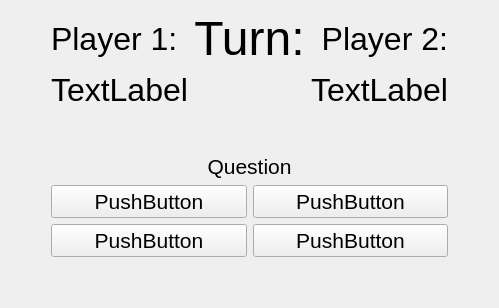
      <widget class="QWidget" name="ui_questionmenu">
       <layout class="QGridLayout" name="gridLayout_9">
        <item row="0" column="0">
         <spacer name="horizontalSpacer_14">
          <property name="orientation">
           <enum>Qt::Horizontal</enum>
          </property>
          <property name="sizeHint" stdset="0">
           <size>
            <width>40</width>
            <height>20</height>
           </size>
          </property>
         </spacer>
        </item>
        <item row="0" column="2">
         <spacer name="horizontalSpacer_15">
          <property name="orientation">
           <enum>Qt::Horizontal</enum>
          </property>
          <property name="sizeHint" stdset="0">
           <size>
            <width>40</width>
            <height>20</height>
           </size>
          </property>
         </spacer>
        </item>
        <item row="0" column="1">
         <layout class="QGridLayout" name="gridLayout_8">
          <item row="3" column="0">
           <layout class="QGridLayout" name="gridLayout_11">
            <property name="topMargin">
             <number>0</number>
            </property>
            <item row="1" column="1">
             <widget class="QPushButton" name="ui_qm_ans4">
              <property name="font">
               <font>
                <pointsize>16</pointsize>
               </font>
              </property>
              <property name="text">
               <string>PushButton</string>
              </property>
             </widget>
            </item>
            <item row="1" column="0">
             <widget class="QPushButton" name="ui_qm_ans3">
              <property name="font">
               <font>
                <pointsize>16</pointsize>
               </font>
              </property>
              <property name="text">
               <string>PushButton</string>
              </property>
             </widget>
            </item>
            <item row="0" column="0">
             <widget class="QPushButton" name="ui_qm_ans1">
              <property name="font">
               <font>
                <pointsize>16</pointsize>
               </font>
              </property>
              <property name="text">
               <string>PushButton</string>
              </property>
             </widget>
            </item>
            <item row="0" column="1">
             <widget class="QPushButton" name="ui_qm_ans2">
              <property name="font">
               <font>
                <pointsize>16</pointsize>
               </font>
              </property>
              <property name="text">
               <string>PushButton</string>
              </property>
             </widget>
            </item>
           </layout>
          </item>
          <item row="1" column="0">
           <spacer name="verticalSpacer_13">
            <property name="orientation">
             <enum>Qt::Vertical</enum>
            </property>
            <property name="sizeType">
             <enum>QSizePolicy::Fixed</enum>
            </property>
            <property name="sizeHint" stdset="0">
             <size>
              <width>20</width>
              <height>40</height>
             </size>
            </property>
           </spacer>
          </item>
          <item row="0" column="0">
           <layout class="QGridLayout" name="gridLayout_10">
            <item row="0" column="2">
             <widget class="QLabel" name="ui_qm_p2label">
              <property name="font">
               <font>
                <pointsize>24</pointsize>
               </font>
              </property>
              <property name="text">
               <string>Player 2:</string>
              </property>
              <property name="alignment">
               <set>Qt::AlignRight|Qt::AlignTrailing|Qt::AlignVCenter</set>
              </property>
             </widget>
            </item>
            <item row="1" column="0">
             <widget class="QLabel" name="ui_qm_p1score">
              <property name="font">
               <font>
                <pointsize>24</pointsize>
               </font>
              </property>
              <property name="text">
               <string>TextLabel</string>
              </property>
             </widget>
            </item>
            <item row="1" column="2">
             <widget class="QLabel" name="ui_qm_p2score">
              <property name="font">
               <font>
                <pointsize>24</pointsize>
               </font>
              </property>
              <property name="text">
               <string>TextLabel</string>
              </property>
             </widget>
            </item>
            <item row="0" column="1">
             <widget class="QLabel" name="ui_qm_turn">
              <property name="font">
               <font>
                <pointsize>36</pointsize>
               </font>
              </property>
              <property name="text">
               <string>Turn:</string>
              </property>
              <property name="alignment">
               <set>Qt::AlignCenter</set>
              </property>
             </widget>
            </item>
            <item row="0" column="0">
             <widget class="QLabel" name="ui_qm_p1label">
              <property name="font">
               <font>
                <pointsize>24</pointsize>
               </font>
              </property>
              <property name="text">
               <string>Player 1:</string>
              </property>
             </widget>
            </item>
           </layout>
          </item>
          <item row="2" column="0">
           <widget class="QLabel" name="ui_qm_questionlabel">
            <property name="font">
             <font>
              <pointsize>16</pointsize>
             </font>
            </property>
            <property name="text">
             <string>Question</string>
            </property>
            <property name="alignment">
             <set>Qt::AlignCenter</set>
            </property>
           </widget>
          </item>
         </layout>
        </item>
        <item row="1" column="0">
         <spacer name="verticalSpacer_14">
          <property name="orientation">
           <enum>Qt::Vertical</enum>
          </property>
          <property name="sizeHint" stdset="0">
           <size>
            <width>20</width>
            <height>40</height>
           </size>
          </property>
         </spacer>
        </item>
       </layout>
      </widget>
